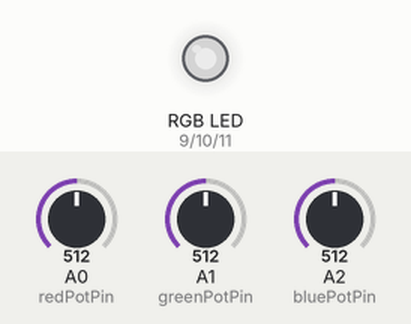
This sketch was run on a simulated Arduino Uno, built with avr-gcc and run on an emulated ATmega328P. Parts: an RGB LED mixed from three pins (HIGH = lit). Inputs (shaded band) come from the test bench; at power-on: A0 (redPotPin) = 512, A1 (greenPotPin) = 512, A2 (bluePotPin) = 512. Dim RGB values are drawn brighter than linear.

Above: at 1.2 s.
1.3 s: A0 (redPotPin) set to 716
At 1.9 s:
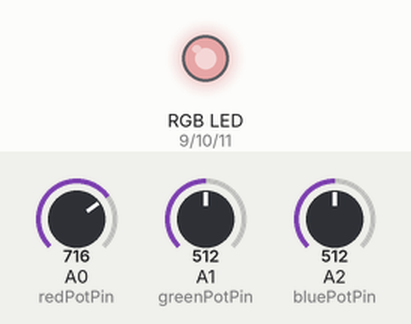
2.8 s: A1 (greenPotPin) set to 716
At 4.0 s:
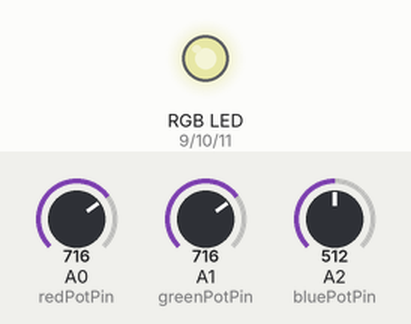
4.3 s: A2 (bluePotPin) set to 716
At 5.4 s:
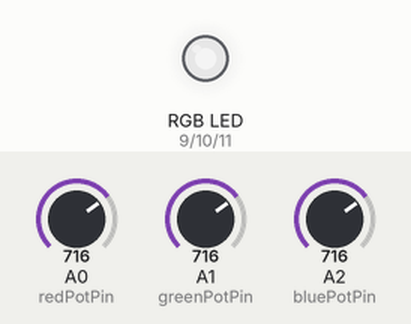
5.8 s: A0 (redPotPin) set to 900
At 6.5 s:
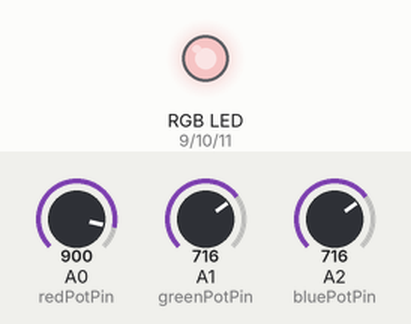
7.3 s: A1 (greenPotPin) set to 900
At 7.7 s:
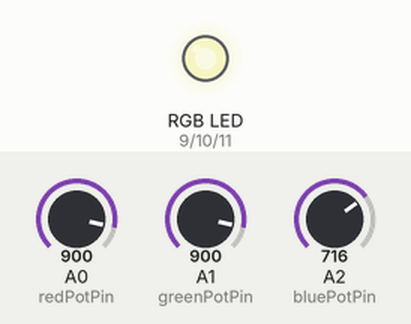
8.8 s: A2 (bluePotPin) set to 900
At 10.0 s:
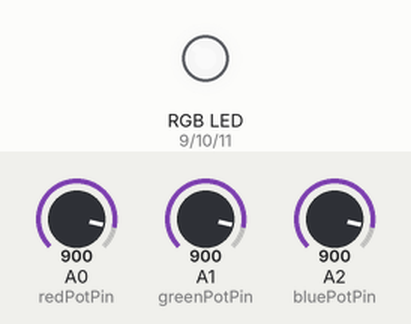
Timing chart, 0 to 11.3 s (numbered marks = the images above; inputs shaded):
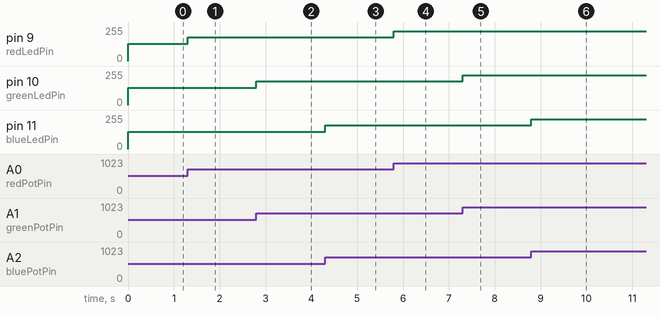

The sketch:

FinishingTouches.ino
```cpp
// (licence header left out)
int redLedPin = 9;
int greenLedPin = 10;
int blueLedPin = 11;

int redLedVal = 0;
int greenLedVal = 0;
int blueLedVal = 0;

int redPotPin = 0;
int greenPotPin = 1;
int bluePotPin = 2;

int redPotVal = 0;
int greenPotVal = 0;
int bluePotVal = 0;

// -------------------------------------------------------------------------------------------------
// setup: Run once, when the sketch is started

void setup()
{
  Serial.begin(9600);            // Opens the serial port
}

// -------------------------------------------------------------------------------------------------
// loop: Run over and over again

void loop()
{
  redPotVal = analogRead(redPotPin);      // Read the pot input value
  redLedVal = redPotVal / 4;              // Map from analog range (0-1023) to digital range (0-255)
  analogWrite(redLedPin, redLedVal);      // Sets the LED brightness

  greenPotVal = analogRead(greenPotPin);  // Read the pot input value
  greenLedVal = greenPotVal / 4;          // Map from analog range (0-1023) to digital range (0-255)
  analogWrite(greenLedPin, greenLedVal);  // Sets the LED brightness

  bluePotVal = analogRead(bluePotPin);    // Read the pot input value
  blueLedVal = bluePotVal / 4;            // Map from analog range (0-1023) to digital range (0-255)
  analogWrite(blueLedPin, blueLedVal);    // Sets the LED brightness
}
```

Measured:
- after the input at 1.3 s, pin 9 (redLedPin): 128/255 → 179/255 at once
- after the input at 2.8 s, pin 10 (greenLedPin): 128/255 → 179/255 at once
- after the input at 4.3 s, pin 11 (blueLedPin): 128/255 → 179/255 at once
- after the input at 5.8 s, pin 9 (redLedPin): 179/255 → 225/255 at once
- after the input at 7.3 s, pin 10 (greenLedPin): 179/255 → 225/255 at once
- after the input at 8.8 s, pin 11 (blueLedPin): 179/255 → 225/255 at once
